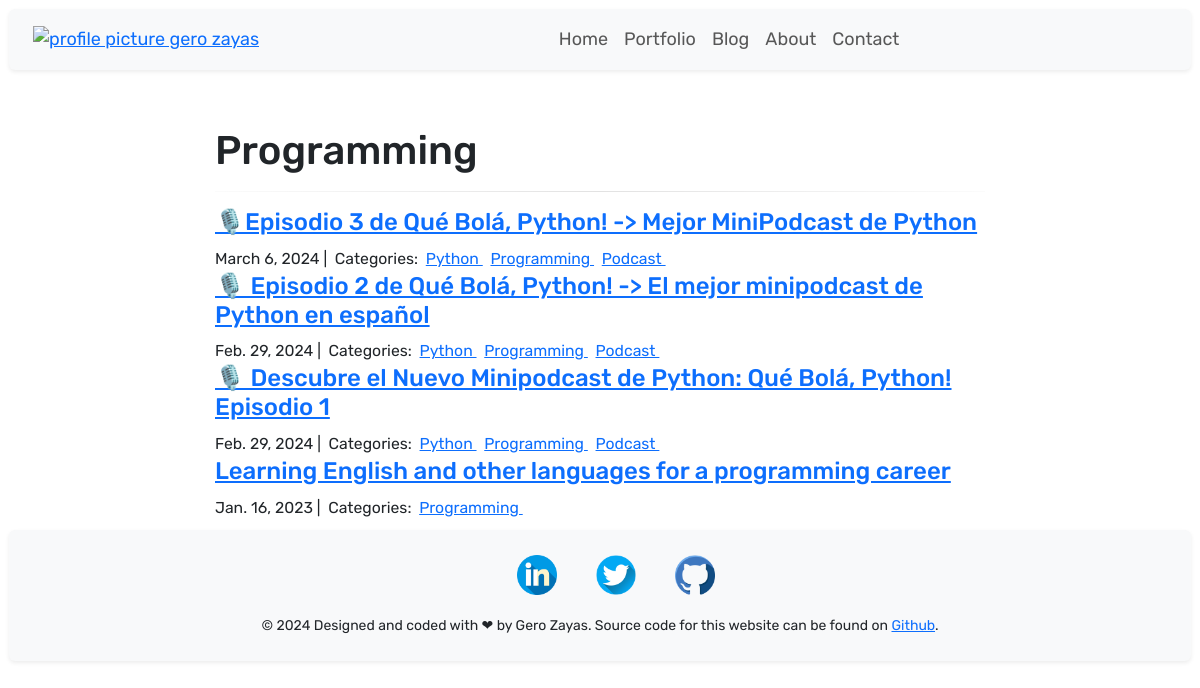
Screenshot of /blog/Programming/ with the database file from the repository.
### blog/models.py (models this page shows, shortened)
class Category(models.Model):
    class Meta:
        verbose_name_plural = "Categories"
        verbose_name = "Category"
    name = models.CharField(max_length=20)

class Post(models.Model):
    name = models.CharField(max_length=255)
    body = RichTextField(blank=True, null=True)
    slug = models.SlugField(null=True, blank=True, max_length=255)
    created_on = models.DateTimeField(auto_now_add=True)
    last_modified = models.DateTimeField(auto_now=True)
    categories = models.ManyToManyField("Category", related_name="posts")
    image = models.ImageField(upload_to="static/images/")
    is_active = models.BooleanField(default=True)

### blog/views.py (the view)
# urls.py: path("<category>/", views.blog_category, name="blog_category"),
def blog_category(request, category):
    posts = Post.objects.filter(categories__name__contains=category).order_by(
        "-created_on"
    )
    context = {"category": category, "posts": posts}
    return render(request, "blog/blog_category.html", context)

### blog/templates/blog/blog_category.html
{% extends 'home/base.html' %}
{% load static %}
{%block blog %}
<div class="col-md-8 offset-md-2">
    <h1>{{ category | title }}</h1>
    <hr>
    {% for post in posts %}
    <h4><a href="{% url 'blog_detail' post.pk%}">{{ post.name }}</a></h4>
    <small>
        {{ post.created_on.date }} |&nbsp;
        Categories:&nbsp;
        {% for category in post.categories.all %}
        <a href="{% url 'blog_category' category.name %}">
            {{ category.name }}
        </a>&nbsp;
        {% endfor %}
    </small>
    {% endfor %}
</div>
{% endblock blog %}

### static/css/main.css (style rules this page uses)
body { font-size: large; }
div { padding: 0.5em; margin: auto; width: auto; flex-direction: row; justify-content: center; }
hr { border: 0; height: 1px; background-image: -webkit-linear-gradient(left, #f0f0f0, #8c8b8b, #f0f0f0); background-image: -moz-linear-gradient(left, #f0f0f0, #8c8b8b, #f0f0f0); background-image: -ms-linear-gradient(left, #f0f0f0, #8c8b8b, #f0f0f0); background-image: -o-linear-gradient(left, #f0f0f0, #8c8b8b, #f0f0f0); }

### home/templates/home/base.html (style rules this page uses)
div { max-width: 1200px !important; }

### rows the page displays
Category: name "Programming"
Post: name "🎙️Episodio 3 de Qué Bolá, Python! -> Mejor MiniPodcast de Python", created_on "March 6, 2024"
Category: name "Python"
Category: name "Podcast"
Post: name "🎙️ Episodio 2 de Qué Bolá, Python! -> El mejor minipodcast de Python en español", created_on "Feb. 29, 2024"
Post: name "🎙️ Descubre el Nuevo Minipodcast de Python: Qué Bolá, Python! Episodio 1", created_on "Feb. 29, 2024"
Post: name "Learning English and other languages for a programming career", created_on "Jan. 16, 2023"
